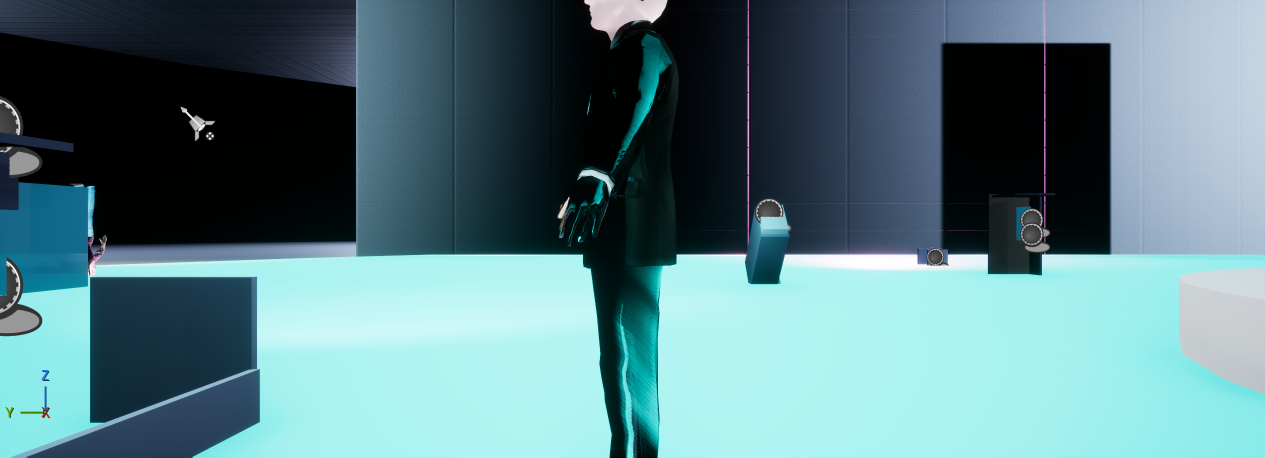
#> input picture reports/cinematic/cast_durable/upright_test.png, 2530 x 915 px (shown at 1/2 size)
$ python -i shot_quality.py   (imports and definitions only)
#> lines starting #> are read from the running program, lines starting #| are printed output that depends on the picture
"""Generic screenshot quality analysis for the Unreal Agent.

Pure-Python, dependency-light (Pillow only). Detects the failure modes the
autonomous visual loop cares about most:

- all-black frames (PIE world not rendering / camera inside geometry)
- all-white / blown-out frames (exposure runaway, no content)
- blank-but-not-black frames (missing geometry, fog-only)
- extreme underexposure / overexposure
- letterboxed captures (black bars) that waste the frame

Every function here is deterministic and unit-testable offline with synthetic
images, so the visual loop does not need the LLM to notice a dead frame.
"""
from __future__ import annotations

from dataclasses import dataclass, field
from typing import Any, Dict, List

from PIL import Image

# Luma thresholds (0-255).
BLACK_LUMA = 8
WHITE_LUMA = 245
DARK_LUMA = 32
BRIGHT_LUMA = 224
MOSTLY_BLACK_RATIO = 0.85       # frame considered "black" if this fraction is < BLACK_LUMA
MOSTLY_WHITE_RATIO = 0.85       # frame considered "white" if this fraction is > WHITE_LUMA
BLANK_EDGE_RATIO = 0.03          # letterbox/border bands have near-zero content
LETTERBOX_BAND = 0.10            # fraction of the frame height/width for band scan


@dataclass
class QualityVerdict:
    ok: bool
    label: str                       # e.g. normal, black, white, underexposed, overexposed
    mean_luma: float = -1.0
    pct_black: float = -1.0
    pct_white: float = -1.0
    std_luma: float = -1.0
    width: int = 0
    height: int = 0
    issues: List[str] = field(default_factory=list)
    raw: Dict[str, Any] = field(default_factory=dict)

    # [12 lines left out: function to_dict, not called in this run]


def _luma_stats(image: Image.Image) -> Dict[str, float]:
    gray = image.convert("L")
    pixels = list(gray.get_flattened_data())
    n = float(len(pixels))
    mean = sum(pixels) / n
    variance = sum((p - mean) ** 2 for p in pixels) / n
    pct_black = sum(1 for p in pixels if p < BLACK_LUMA) / n
    pct_white = sum(1 for p in pixels if p > WHITE_LUMA) / n
    return {
        "mean_luma": mean,
        "std_luma": variance ** 0.5,
        "pct_black": pct_black,
        "pct_white": pct_white,
    }


# [41 lines left out: function _bands_blank, not called in this run]


def analyze_frame(path: str) -> Dict[str, Any]:
    """Analyze a screenshot file; returns raw metrics (never raises on bad files)."""
    try:
        image = Image.open(path)
#> image is the input picture: PIL image 2530x915 RGBA; mean R, G, B, A 89.2, 125.4, 132.1, 255
        image.load()
    except Exception as exc:  # pragma: no cover - file-level failure
        return {"ok": False, "error": f"cannot read image: {exc}", "label": "unreadable"}
    stats = _luma_stats(image)
#> in _luma_stats, `gray = image.convert("L")`:
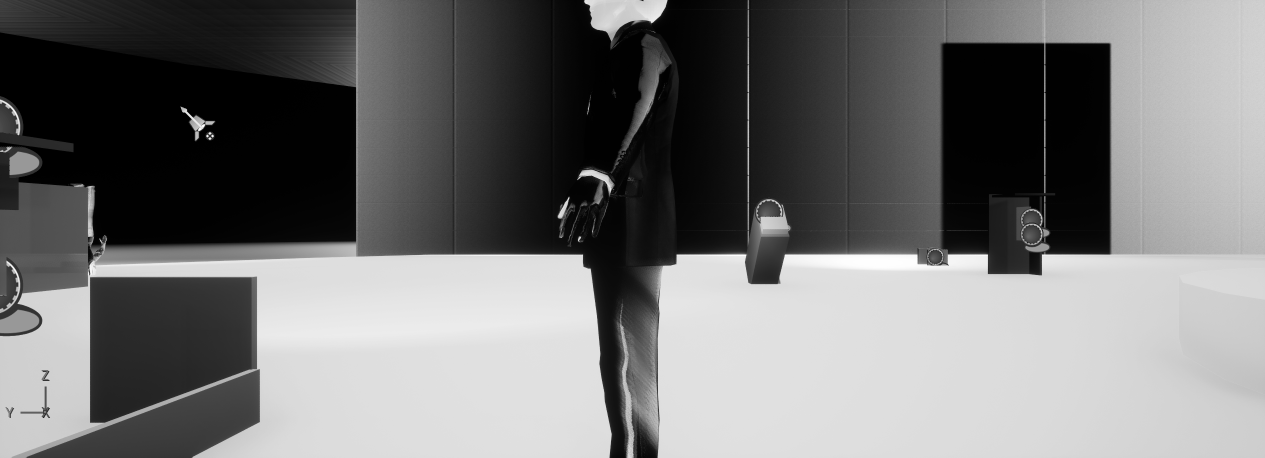
#> gray: PIL image 2530x915 L (shown at 1/2 size); min 0, max 255, mean 115.3
    stats["width"], stats["height"] = image.size
    stats["bands_blank"] = _bands_blank(image)
    stats["ok"] = True
    return stats


# [48 lines left out: function classify_frame, not called in this run]


def assert_renderable(path: str) -> QualityVerdict:
    """Convenience: fail fast verdict used by the visual retry loop."""
    return classify_frame(path)

#> (the run stopped early here; a loop or call above may not have finished)

$ run again, on reports/cinematic/cast_durable/closeup_vert.png
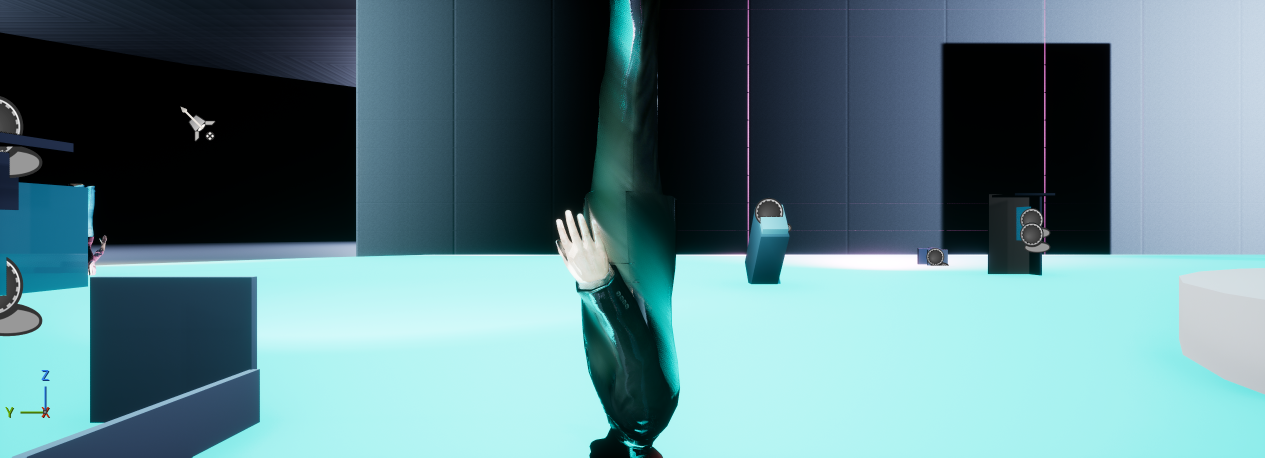
#> input picture reports/cinematic/cast_durable/closeup_vert.png, 2530 x 915 px (shown at 1/2 size)
#> in analyze_frame, image is the input picture: PIL image 2530x915 RGBA; mean R, G, B, A 92.2, 126.8, 133.4, 255
#> in _luma_stats, `gray = image.convert("L")`:
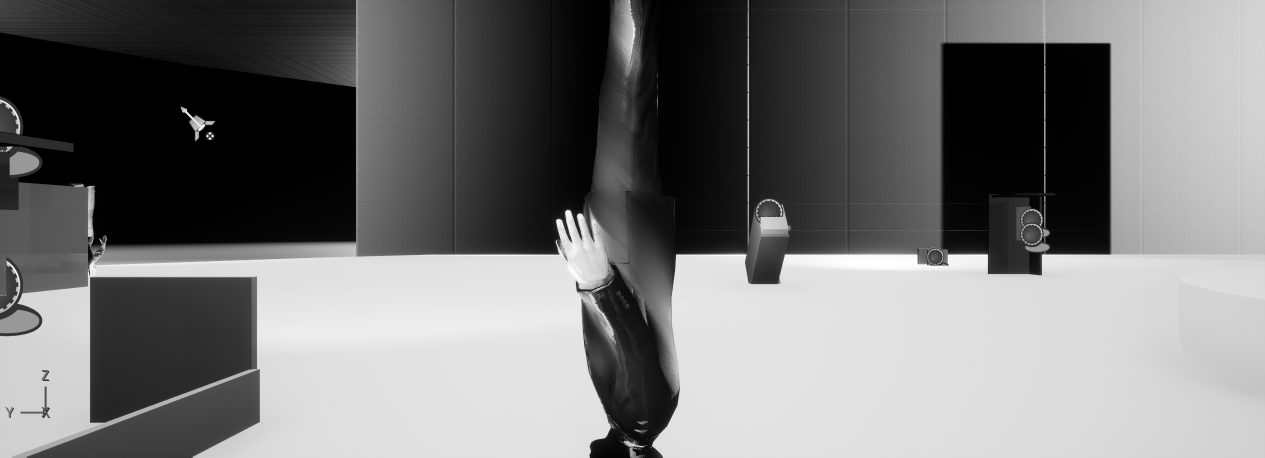
#> gray: PIL image 2530x915 L (shown at 1/2 size); min 0, max 255, mean 117.2

$ run again, on reports/cinematic/cast_durable/gate_hero.png
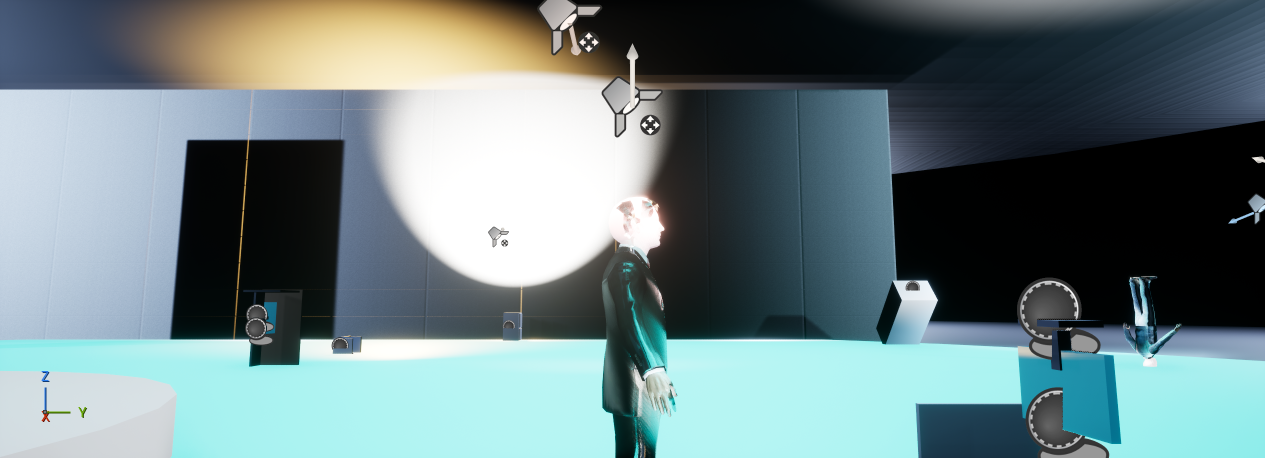
#> input picture reports/cinematic/cast_durable/gate_hero.png, 2530 x 915 px (shown at 1/2 size)
#> in analyze_frame, image is the input picture: PIL image 2530x915 RGBA; mean R, G, B, A 108.4, 128, 130.4, 255
#> in _luma_stats, `gray = image.convert("L")`:
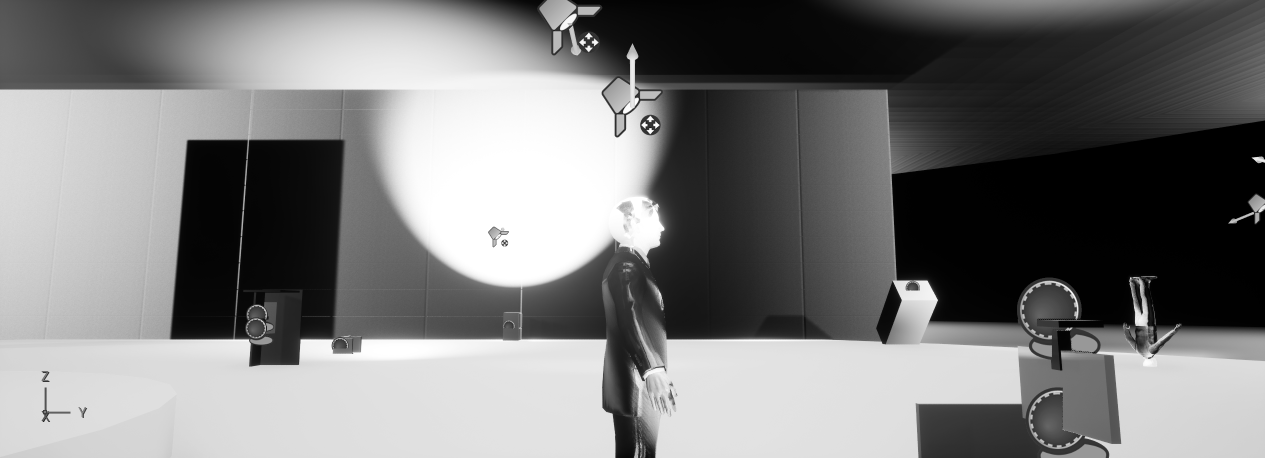
#> gray: PIL image 2530x915 L (shown at 1/2 size); min 0, max 255, mean 122.4
